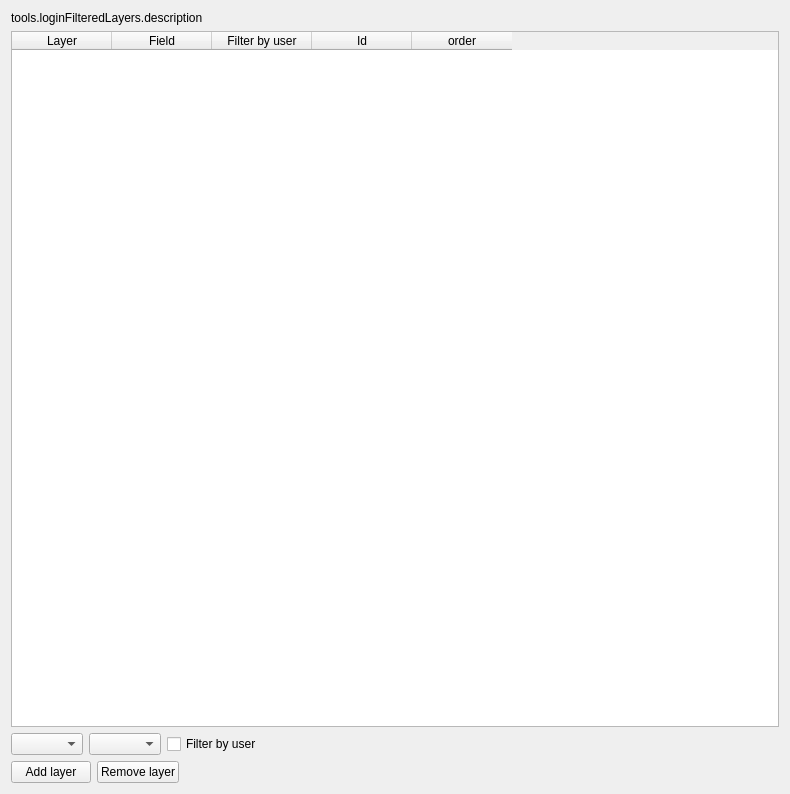
             <widget class="QWidget" name="scrollAreaWidgetContents_5">
              <property name="geometry">
               <rect>
                <x>0</x>
                <y>0</y>
                <width>790</width>
                <height>794</height>
               </rect>
              </property>
              <layout class="QVBoxLayout" name="verticalLayout_29">
               <item>
                <widget class="QLabel" name="label_22">
                 <property name="text">
                  <string>tools.loginFilteredLayers.description</string>
                 </property>
                 <property name="wordWrap">
                  <bool>true</bool>
                 </property>
                </widget>
               </item>
               <item>
                <widget class="QTableWidget" name="twLoginFilteredLayersList">
                 <property name="maximumSize">
                  <size>
                   <width>16777215</width>
                   <height>16777215</height>
                  </size>
                 </property>
                 <property name="alternatingRowColors">
                  <bool>true</bool>
                 </property>
                 <property name="selectionMode">
                  <enum>QAbstractItemView::SingleSelection</enum>
                 </property>
                 <property name="selectionBehavior">
                  <enum>QAbstractItemView::SelectRows</enum>
                 </property>
                 <column>
                  <property name="text">
                   <string>Layer</string>
                  </property>
                 </column>
                 <column>
                  <property name="text">
                   <string>Field</string>
                  </property>
                 </column>
                 <column>
                  <property name="text">
                   <string>Filter by user</string>
                  </property>
                 </column>
                 <column>
                  <property name="text">
                   <string>Id</string>
                  </property>
                 </column>
                 <column>
                  <property name="text">
                   <string>order</string>
                  </property>
                 </column>
                </widget>
               </item>
               <item>
                <layout class="QVBoxLayout" name="verticalLayout_10">
                 <item>
                  <layout class="QHBoxLayout" name="horizontalLayout_12">
                   <item>
                    <widget class="QComboBox" name="liLoginFilteredLayerLayers"/>
                   </item>
                   <item>
                    <widget class="QComboBox" name="liLoginFilteredLayerFields"/>
                   </item>
                   <item>
                    <widget class="QCheckBox" name="cbLoginFilteredLayerPrivate">
                     <property name="text">
                      <string>Filter by user</string>
                     </property>
                    </widget>
                   </item>
                   <item>
                    <spacer name="horizontalSpacer_4">
                     <property name="orientation">
                      <enum>Qt::Horizontal</enum>
                     </property>
                     <property name="sizeHint" stdset="0">
                      <size>
                       <width>40</width>
                       <height>20</height>
                      </size>
                     </property>
                    </spacer>
                   </item>
                  </layout>
                 </item>
                 <item>
                  <layout class="QHBoxLayout" name="horizontalLayout_3">
                   <item>
                    <widget class="QPushButton" name="btLoginFilteredLayerAdd">
                     <property name="text">
                      <string>Add layer</string>
                     </property>
                    </widget>
                   </item>
                   <item>
                    <widget class="QPushButton" name="btLoginFilteredLayerDel">
                     <property name="text">
                      <string>Remove layer</string>
                     </property>
                    </widget>
                   </item>
                   <item>
                    <spacer name="horizontalSpacer_3">
                     <property name="orientation">
                      <enum>Qt::Horizontal</enum>
                     </property>
                     <property name="sizeHint" stdset="0">
                      <size>
                       <width>40</width>
                       <height>20</height>
                      </size>
                     </property>
                    </spacer>
                   </item>
                  </layout>
                 </item>
                </layout>
               </item>
              </layout>
             </widget>
